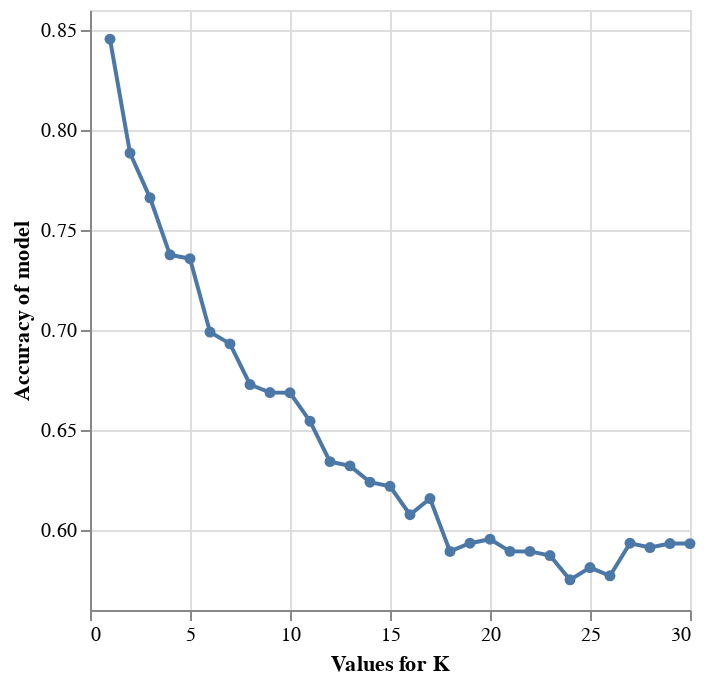

Source (notebook cell):
### Code cell
cross_val_plot = alt.Chart(grid_results).mark_line(point=True).encode(
    x=alt.X("param_kneighborsclassifier__n_neighbors").title("Values for K").scale(zero=True),
    y=alt.Y("mean_test_score").title("Accuracy of model").scale(zero=False)
)

cross_val_plot

### Figure 1 — Vega-Lite specification as saved in the notebook (floating-point values rounded to 4 significant figures)
{"config": {"view": {"continuousWidth": 300, "continuousHeight": 300}}, "data": {"name": "data-cdc1c37b8fb0f1993799bc1b07cfa5a3"}, "mark": {"type": "line", "point": true}, "encoding": {"x": {"field": "param_kneighborsclassifier__n_neighbors", "scale": {"zero": true}, "title": "Values for K", "type": "quantitative"}, "y": {"field": "mean_test_score", "scale": {"zero": false}, "title": "Accuracy of model", "type": "quantitative"}}, "$schema": "https://vega.github.io/schema/vega-lite/v5.16.3.json", "datasets": {"data-cdc1c37b8fb0f1993799bc1b07cfa5a3": [{"mean_fit_time": 0.007334, "std_fit_time": 0.000909, "mean_score_time": 0.01014, "std_score_time": 0.001598, "param_kneighborsclassifier__n_neighbors": 1, "params": {"kneighborsclassifier__n_neighbors": 1}, "split0_test_score": 0.8687, "split1_test_score": 0.8687, "split2_test_score": 0.8469, "split3_test_score": 0.7857, "split4_test_score": 0.8571, "mean_test_score": 0.8454, "std_test_score": 0.03094, "rank_test_score": 1}, {"mean_fit_time": 0.008843, "std_fit_time": 0.001838, "mean_score_time": 0.01255, "std_score_time": 0.005679, "param_kneighborsclassifier__n_neighbors": 2, "params": {"kneighborsclassifier__n_neighbors": 2}, "split0_test_score": 0.7778, "split1_test_score": 0.8586, "split2_test_score": 0.8061, "split3_test_score": 0.7245, "split4_test_score": 0.7755, "mean_test_score": 0.7885, "std_test_score": 0.04383, "rank_test_score": 2}, {"mean_fit_time": 0.007401, "std_fit_time": 0.0005649, "mean_score_time": 0.00999, "std_score_time": 0.002323, "param_kneighborsclassifier__n_neighbors": 3, "params": {"kneighborsclassifier__n_neighbors": 3}, "split0_test_score": 0.7879, "split1_test_score": 0.8283, "split2_test_score": 0.7959, "split3_test_score": 0.7143, "split4_test_score": 0.7041, "mean_test_score": 0.7661, "std_test_score": 0.0485, "rank_test_score": 3}, {"mean_fit_time": 0.008447, "std_fit_time": 0.0009015, "mean_score_time": 0.01964, "std_score_time": 0.01632, "param_kneighborsclassifier__n_neighbors": 4, "params": {"kneighborsclassifier__n_neighbors": 4}, "split0_test_score": 0.7879, "split1_test_score": 0.7879, "split2_test_score": 0.7347, "split3_test_score": 0.6735, "split4_test_score": 0.7041, "mean_test_score": 0.7376, "std_test_score": 0.04539, "rank_test_score": 4}, {"mean_fit_time": 0.008158, "std_fit_time": 0.001609, "mean_score_time": 0.009604, "std_score_time": 0.000897, "param_kneighborsclassifier__n_neighbors": 5, "params": {"kneighborsclassifier__n_neighbors": 5}, "split0_test_score": 0.7475, "split1_test_score": 0.7778, "split2_test_score": 0.7551, "split3_test_score": 0.6531, "split4_test_score": 0.7449, "mean_test_score": 0.7357, "std_test_score": 0.04289, "rank_test_score": 5}, {"mean_fit_time": 0.00897, "std_fit_time": 0.002479, "mean_score_time": 0.01118, "std_score_time": 0.002078, "param_kneighborsclassifier__n_neighbors": 6, "params": {"kneighborsclassifier__n_neighbors": 6}, "split0_test_score": 0.7273, "split1_test_score": 0.7677, "split2_test_score": 0.7245, "split3_test_score": 0.602, "split4_test_score": 0.6735, "mean_test_score": 0.699, "std_test_score": 0.05695, "rank_test_score": 6}, {"mean_fit_time": 0.007466, "std_fit_time": 0.0004586, "mean_score_time": 0.009878, "std_score_time": 0.002756, "param_kneighborsclassifier__n_neighbors": 7, "params": {"kneighborsclassifier__n_neighbors": 7}, "split0_test_score": 0.6667, "split1_test_score": 0.7374, "split2_test_score": 0.7347, "split3_test_score": 0.6633, "split4_test_score": 0.6633, "mean_test_score": 0.6931, "std_test_score": 0.03513, "rank_test_score": 7}, {"mean_fit_time": 0.008148, "std_fit_time": 0.00115, "mean_score_time": 0.01093, "std_score_time": 0.001608, "param_kneighborsclassifier__n_neighbors": 8, "params": {"kneighborsclassifier__n_neighbors": 8}, "split0_test_score": 0.697, "split1_test_score": 0.6566, "split2_test_score": 0.6939, "split3_test_score": 0.6633, "split4_test_score": 0.6531, "mean_test_score": 0.6727, "std_test_score": 0.01883, "rank_test_score": 8}, {"mean_fit_time": 0.007624, "std_fit_time": 0.0007484, "mean_score_time": 0.009813, "std_score_time": 0.00104, "param_kneighborsclassifier__n_neighbors": 9, "params": {"kneighborsclassifier__n_neighbors": 9}, "split0_test_score": 0.6768, "split1_test_score": 0.6465, "split2_test_score": 0.6837, "split3_test_score": 0.6633, "split4_test_score": 0.6735, "mean_test_score": 0.6687, "std_test_score": 0.01293, "rank_test_score": 9}, {"mean_fit_time": 0.007743, "std_fit_time": 0.001606, "mean_score_time": 0.01012, "std_score_time": 0.001562, "param_kneighborsclassifier__n_neighbors": 10, "params": {"kneighborsclassifier__n_neighbors": 10}, "split0_test_score": 0.7071, "split1_test_score": 0.6667, "split2_test_score": 0.6531, "split3_test_score": 0.6327, "split4_test_score": 0.6837, "mean_test_score": 0.6686, "std_test_score": 0.02547, "rank_test_score": 10}, {"mean_fit_time": 0.007437, "std_fit_time": 0.0006176, "mean_score_time": 0.01183, "std_score_time": 0.002885, "param_kneighborsclassifier__n_neighbors": 11, "params": {"kneighborsclassifier__n_neighbors": 11}, "split0_test_score": 0.6768, "split1_test_score": 0.6566, "split2_test_score": 0.6735, "split3_test_score": 0.6122, "split4_test_score": 0.6531, "mean_test_score": 0.6544, "std_test_score": 0.02301, "rank_test_score": 11}, {"mean_fit_time": 0.01628, "std_fit_time": 0.008527, "mean_score_time": 0.0214, "std_score_time": 0.01063, "param_kneighborsclassifier__n_neighbors": 12, "params": {"kneighborsclassifier__n_neighbors": 12}, "split0_test_score": 0.6465, "split1_test_score": 0.6061, "split2_test_score": 0.6735, "split3_test_score": 0.5918, "split4_test_score": 0.6531, "mean_test_score": 0.6342, "std_test_score": 0.03045, "rank_test_score": 12}, {"mean_fit_time": 0.01355, "std_fit_time": 0.005595, "mean_score_time": 0.01467, "std_score_time": 0.004413, "param_kneighborsclassifier__n_neighbors": 13, "params": {"kneighborsclassifier__n_neighbors": 13}, "split0_test_score": 0.6768, "split1_test_score": 0.6162, "split2_test_score": 0.6429, "split3_test_score": 0.5918, "split4_test_score": 0.6327, "mean_test_score": 0.6321, "std_test_score": 0.02824, "rank_test_score": 13}, {"mean_fit_time": 0.008548, "std_fit_time": 0.002677, "mean_score_time": 0.008884, "std_score_time": 0.001034, "param_kneighborsclassifier__n_neighbors": 14, "params": {"kneighborsclassifier__n_neighbors": 14}, "split0_test_score": 0.6465, "split1_test_score": 0.6364, "split2_test_score": 0.6429, "split3_test_score": 0.5714, "split4_test_score": 0.6224, "mean_test_score": 0.6239, "std_test_score": 0.02749, "rank_test_score": 14}, {"mean_fit_time": 0.007061, "std_fit_time": 0.0004593, "mean_score_time": 0.009769, "std_score_time": 0.001886, "param_kneighborsclassifier__n_neighbors": 15, "params": {"kneighborsclassifier__n_neighbors": 15}, "split0_test_score": 0.6566, "split1_test_score": 0.6364, "split2_test_score": 0.6531, "split3_test_score": 0.5714, "split4_test_score": 0.5918, "mean_test_score": 0.6219, "std_test_score": 0.03416, "rank_test_score": 15}, {"mean_fit_time": 0.008236, "std_fit_time": 0.002692, "mean_score_time": 0.01769, "std_score_time": 0.006606, "param_kneighborsclassifier__n_neighbors": 16, "params": {"kneighborsclassifier__n_neighbors": 16}, "split0_test_score": 0.6364, "split1_test_score": 0.6263, "split2_test_score": 0.6327, "split3_test_score": 0.5612, "split4_test_score": 0.5816, "mean_test_score": 0.6076, "std_test_score": 0.03042, "rank_test_score": 17}, {"mean_fit_time": 0.009328, "std_fit_time": 0.001414, "mean_score_time": 0.01111, "std_score_time": 0.00492, "param_kneighborsclassifier__n_neighbors": 17, "params": {"kneighborsclassifier__n_neighbors": 17}, "split0_test_score": 0.6566, "split1_test_score": 0.6364, "split2_test_score": 0.6837, "split3_test_score": 0.5714, "split4_test_score": 0.5306, "mean_test_score": 0.6157, "std_test_score": 0.05642, "rank_test_score": 16}, {"mean_fit_time": 0.00993, "std_fit_time": 0.003441, "mean_score_time": 0.008651, "std_score_time": 0.0002411, "param_kneighborsclassifier__n_neighbors": 18, "params": {"kneighborsclassifier__n_neighbors": 18}, "split0_test_score": 0.6364, "split1_test_score": 0.6162, "split2_test_score": 0.6429, "split3_test_score": 0.5612, "split4_test_score": 0.4898, "mean_test_score": 0.5893, "std_test_score": 0.05744, "rank_test_score": 26}, {"mean_fit_time": 0.007252, "std_fit_time": 0.0002711, "mean_score_time": 0.009159, "std_score_time": 0.0004102, "param_kneighborsclassifier__n_neighbors": 19, "params": {"kneighborsclassifier__n_neighbors": 19}, "split0_test_score": 0.6364, "split1_test_score": 0.596, "split2_test_score": 0.6531, "split3_test_score": 0.5714, "split4_test_score": 0.5102, "mean_test_score": 0.5934, "std_test_score": 0.05063, "rank_test_score": 19}, {"mean_fit_time": 0.007516, "std_fit_time": 0.000875, "mean_score_time": 0.009212, "std_score_time": 0.0007166, "param_kneighborsclassifier__n_neighbors": 20, "params": {"kneighborsclassifier__n_neighbors": 20}, "split0_test_score": 0.6364, "split1_test_score": 0.6162, "split2_test_score": 0.6531, "split3_test_score": 0.5612, "split4_test_score": 0.5102, "mean_test_score": 0.5954, "std_test_score": 0.05265, "rank_test_score": 18}, {"mean_fit_time": 0.01014, "std_fit_time": 0.003934, "mean_score_time": 0.01025, "std_score_time": 0.001898, "param_kneighborsclassifier__n_neighbors": 21, "params": {"kneighborsclassifier__n_neighbors": 21}, "split0_test_score": 0.6566, "split1_test_score": 0.5758, "split2_test_score": 0.6224, "split3_test_score": 0.5714, "split4_test_score": 0.5204, "mean_test_score": 0.5893, "std_test_score": 0.04663, "rank_test_score": 24}, {"mean_fit_time": 0.009849, "std_fit_time": 0.001629, "mean_score_time": 0.01096, "std_score_time": 0.001707, "param_kneighborsclassifier__n_neighbors": 22, "params": {"kneighborsclassifier__n_neighbors": 22}, "split0_test_score": 0.6667, "split1_test_score": 0.5758, "split2_test_score": 0.6327, "split3_test_score": 0.551, "split4_test_score": 0.5204, "mean_test_score": 0.5893, "std_test_score": 0.0534, "rank_test_score": 25}, {"mean_fit_time": 0.00808, "std_fit_time": 0.001401, "mean_score_time": 0.0116, "std_score_time": 0.001916, "param_kneighborsclassifier__n_neighbors": 23, "params": {"kneighborsclassifier__n_neighbors": 23}, "split0_test_score": 0.6667, "split1_test_score": 0.5859, "split2_test_score": 0.5816, "split3_test_score": 0.5612, "split4_test_score": 0.5408, "mean_test_score": 0.5872, "std_test_score": 0.04283, "rank_test_score": 27}, {"mean_fit_time": 0.008257, "std_fit_time": 0.001862, "mean_score_time": 0.01204, "std_score_time": 0.001838, "param_kneighborsclassifier__n_neighbors": 24, "params": {"kneighborsclassifier__n_neighbors": 24}, "split0_test_score": 0.6061, "split1_test_score": 0.6061, "split2_test_score": 0.602, "split3_test_score": 0.551, "split4_test_score": 0.5102, "mean_test_score": 0.5751, "std_test_score": 0.03856, "rank_test_score": 30}, {"mean_fit_time": 0.008224, "std_fit_time": 0.003438, "mean_score_time": 0.01077, "std_score_time": 0.001788, "param_kneighborsclassifier__n_neighbors": 25, "params": {"kneighborsclassifier__n_neighbors": 25}, "split0_test_score": 0.6061, "split1_test_score": 0.6061, "split2_test_score": 0.602, "split3_test_score": 0.5816, "split4_test_score": 0.5102, "mean_test_score": 0.5812, "std_test_score": 0.03664, "rank_test_score": 28}, {"mean_fit_time": 0.0067, "std_fit_time": 0.0003085, "mean_score_time": 0.009043, "std_score_time": 0.0005035, "param_kneighborsclassifier__n_neighbors": 26, "params": {"kneighborsclassifier__n_neighbors": 26}, "split0_test_score": 0.6162, "split1_test_score": 0.6061, "split2_test_score": 0.6122, "split3_test_score": 0.5408, "split4_test_score": 0.5102, "mean_test_score": 0.5771, "std_test_score": 0.04334, "rank_test_score": 29}, {"mean_fit_time": 0.009121, "std_fit_time": 0.001897, "mean_score_time": 0.01339, "std_score_time": 0.006668, "param_kneighborsclassifier__n_neighbors": 27, "params": {"kneighborsclassifier__n_neighbors": 27}, "split0_test_score": 0.6263, "split1_test_score": 0.6061, "split2_test_score": 0.6531, "split3_test_score": 0.5714, "split4_test_score": 0.5102, "mean_test_score": 0.5934, "std_test_score": 0.0494, "rank_test_score": 19}, {"mean_fit_time": 0.01173, "std_fit_time": 0.002549, "mean_score_time": 0.01305, "std_score_time": 0.004913, "param_kneighborsclassifier__n_neighbors": 28, "params": {"kneighborsclassifier__n_neighbors": 28}, "split0_test_score": 0.697, "split1_test_score": 0.6061, "split2_test_score": 0.602, "split3_test_score": 0.5306, "split4_test_score": 0.5204, "mean_test_score": 0.5912, "std_test_score": 0.06357, "rank_test_score": 23}, {"mean_fit_time": 0.007549, "std_fit_time": 0.0008072, "mean_score_time": 0.009877, "std_score_time": 0.0004822, "param_kneighborsclassifier__n_neighbors": 29, "params": {"kneighborsclassifier__n_neighbors": 29}, "split0_test_score": 0.697, "split1_test_score": 0.6263, "split2_test_score": 0.6224, "split3_test_score": 0.5408, "split4_test_score": 0.4796, "mean_test_score": 0.5932, "std_test_score": 0.07532, "rank_test_score": 21}, {"mean_fit_time": 0.01076, "std_fit_time": 0.004028, "mean_score_time": 0.0135, "std_score_time": 0.0044, "param_kneighborsclassifier__n_neighbors": 30, "params": {"kneighborsclassifier__n_neighbors": 30}, "split0_test_score": 0.7071, "split1_test_score": 0.6263, "split2_test_score": 0.6122, "split3_test_score": 0.5612, "split4_test_score": 0.4592, "mean_test_score": 0.5932, "std_test_score": 0.08174, "rank_test_score": 22}]}}
